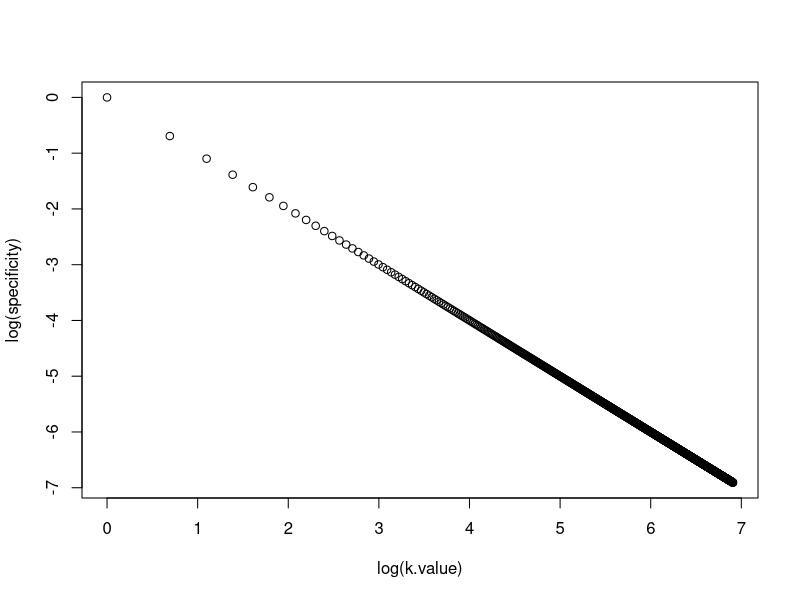
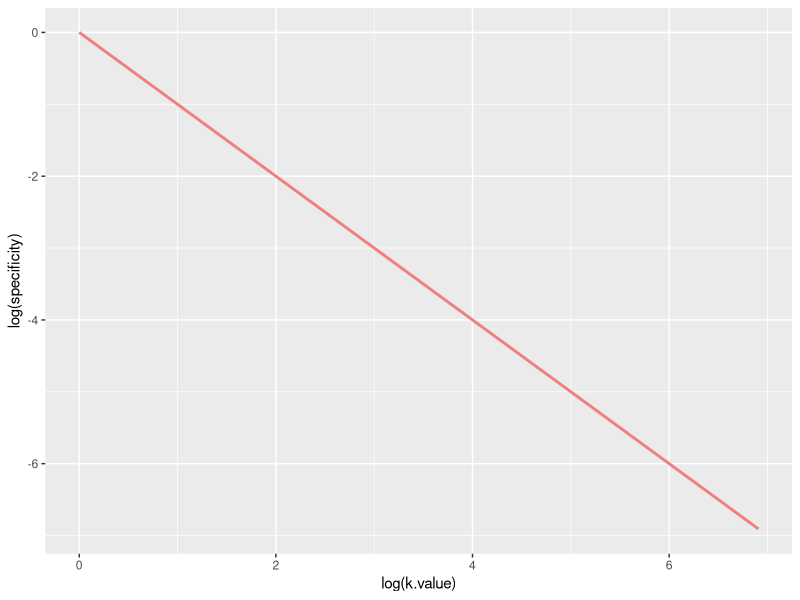

The R script that drew these images, in order: (Note: this script raises an error after producing the figures.)
GeomSeq <- function(start, end) {
  vec <- c()
  for (i in start:end) {
    vec <- append(vec, 1/i)
  }
  return(vec)
}

specificity <- GeomSeq(1, 1000)
k.value <- 1:1000

plot(log(k.value), log(specificity))

library(ggplot2)

d <- data.frame(cbind(k.value, specificity))

gp <- ggplot(d, aes(x = log(k.value), y = log(specificity))) + 
  geom_line(colour = "lightcoral", size = 1)

gp
gp <- gp + geom_line(aes(x = log(k.value), y = log(cost.norm)), colour = "royalblue", size = 1)

gp <- gp + geom_line(aes(x = log(k.value), y = log(dser[0:1000])), colour = "springgreen", size = 1)

gp + ylab("") + xlab("Log(k)")


myplot <- ggplot(data = d, aes(x = log(k.value))) + 
  geom_line(y = log(cost.norm), colour = "Log(Cost)") + 
  geom_line(y = log(specificity), colour = "Log(Specificity)") + 
  geom_line(y = log(accuracy.norm), colour = "Log(Accuracy)") + 
  scale_colour_manual("", 
                      values = c("Log(Cost)"="springgreen", "Log(Specificity)"="lightcoral", 
                                 "Log(Accuracy)"="royalblue")) + 
  xlab("Log(k")
  
myplot

cost <- rlnorm(1000)
cost.norm <- (cost - min(cost))/(max(cost) - min(cost))
cost.norm
hist(cost.norm)
cost.norm <- sort(cost.norm)

d <- cbind(d, cost.norm)
d


accuracy <- log(d$specificity)
accuracy.norm <- (accuracy - min(accuracy))/(max(accuracy) - min(accuracy))
d <- cbind(d, accuracy.norm)

plot(d$k.value, log(d$accuracy.norm))
